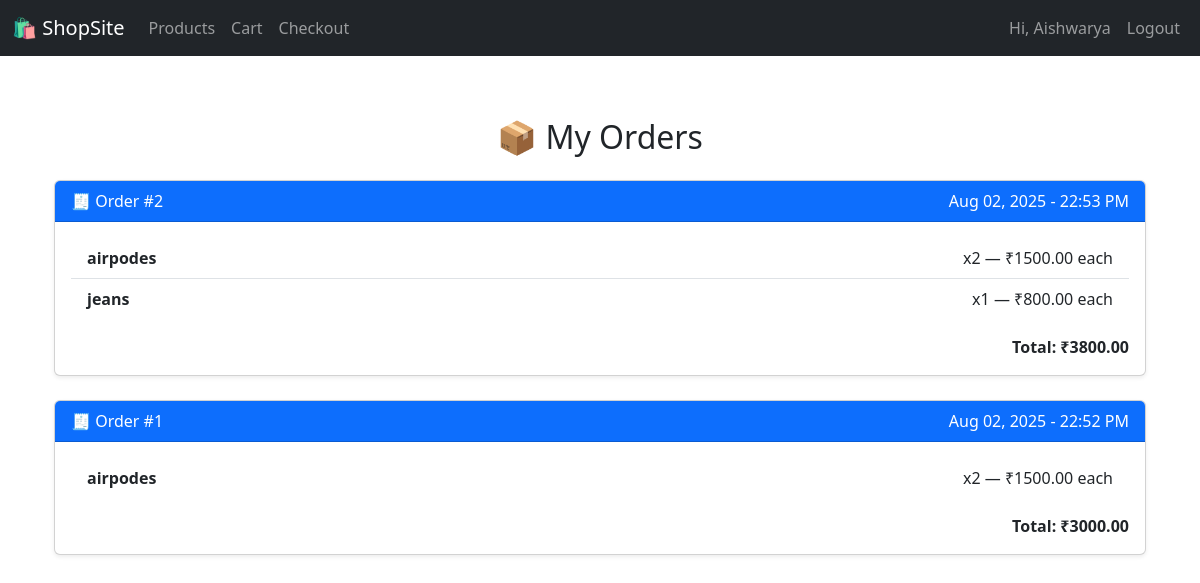
/my-orders/ (signed in), run on the app's committed database.
### store/models.py (models this page shows, shortened)
class Order(models.Model):
    user = models.ForeignKey(User, on_delete=models.CASCADE)
    created_at = models.DateTimeField(auto_now_add=True)
    total = models.DecimalField(max_digits=10, decimal_places=2)

class OrderItem(models.Model):
    order = models.ForeignKey(Order, on_delete=models.CASCADE, related_name='items')
    product = models.ForeignKey(Product, on_delete=models.CASCADE)
    quantity = models.PositiveIntegerField()
    price = models.DecimalField(max_digits=10, decimal_places=2)  # fixed snapshot price

class Product(models.Model):
    name = models.CharField(max_length=100)
    description = models.TextField()
    price = models.DecimalField(max_digits=10, decimal_places=2)
    image = models.ImageField(upload_to='product_images/', blank=True, null=True)

### store/views.py (the view)
# urls.py: path('my-orders/', views.my_orders, name='my_orders'),
@login_required
def my_orders(request):
    orders = Order.objects.filter(user=request.user).order_by('-created_at')
    return render(request, 'store/my_orders.html', {'orders': orders})

### store/templates/store/my_orders.html (shortened to what this page needs)
{% extends 'store/base.html' %}
{% block content %}
<div class="container mt-5">
  <h2 class="mb-4 text-center">📦 My Orders</h2>
  {% if orders %}
    {% for order in orders %}
      <div class="card mb-4 shadow-sm">
        <div class="card-header bg-primary text-white d-flex justify-content-between">
          <span>🧾 Order #{{ order.id }}</span>
          <span>{{ order.created_at|date:"M d, Y - H:i A" }}</span>
        </div>
        <div class="card-body">
          <ul class="list-group list-group-flush">
            {% for item in order.items.all %}
              <li class="list-group-item d-flex justify-content-between align-items-center">
                <strong>{{ item.product.name }}</strong>
                <span>x{{ item.quantity }} — ₹{{ item.price }} each</span>
              </li>
            {% endfor %}
          </ul>
          <div class="text-end mt-3 fw-bold">
            Total: ₹{{ order.total }}
          </div>
        </div>
      </div>
    {% endfor %}
  {% endif %}
</div>
{% endblock %}

### store/templates/store/base.html (shortened to what this page needs)
<!DOCTYPE html>
<html lang="en">
<head>
    <link href="https://cdn.jsdelivr.net/npm/bootstrap@5.3.0/dist/css/bootstrap.min.css" rel="stylesheet">
</head>
<body>
<nav class="navbar navbar-expand-lg navbar-dark bg-dark fixed-top">
  <div class="container-fluid">
    <a class="navbar-brand" href="{% url 'product_list' %}">🛍 ShopSite</a>
    <div class="collapse navbar-collapse justify-content-end" id="navbarNav">
      <ul class="navbar-nav me-auto">
        <li class="nav-item">
          <a class="nav-link" href="{% url 'product_list' %}">Products</a>
        </li>
        <li class="nav-item">
          <a class="nav-link" href="{% url 'view_cart' %}">Cart</a>
        </li>
        <li class="nav-item">
          <a class="nav-link" href="{% url 'checkout' %}">Checkout</a>
        </li>
      </ul>
      <ul class="navbar-nav ms-auto">
        {% if user.is_authenticated %}
          <li class="nav-item">
            <span class="nav-link">Hi, {{ user.username }}</span>
          </li>
          <li class="nav-item">
            <a class="nav-link" href="{% url 'logout' %}">Logout</a>
          </li>
        {% else %}
          <li class="nav-item">
            <a class="nav-link" href="{% url 'login' %}">Login</a>
          </li>
        {% endif %}
      </ul>
    </div>
  </div>
</nav>
<div class="container">
    {% block content %}
    {% endblock %}
</div>
</body>
</html>

### store/templates/store/base.html (style rules this page uses)
body { padding-top: 70px; }

### data on the page
Order: id "2", created_at "Aug 02, 2025 - 22:53 PM", total "3800.00"
OrderItem: product.name "airpodes", quantity "2", price "1500.00"
OrderItem: product.name "jeans", quantity "1", price "800.00"
Order: id "1", created_at "Aug 02, 2025 - 22:52 PM", total "3000.00"
OrderItem: product.name "airpodes", quantity "2", price "1500.00"

### other printed values
{{ user.username }} "Aishwarya"
